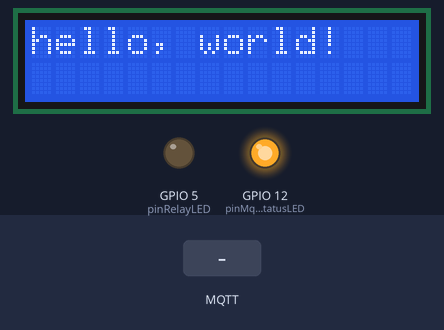
This sketch was run on a simulated ESP32. Parts: 16×2 character LCD, output pins drawn as LEDs (lit = HIGH). The test bench sets the inputs (shaded band). WiFi joins after 1.5 s; servers stay silent unless stated; no MQTT or app messages arrive unless stated; what the sketch prints to the serial monitor is not drawn.

Above: at 5.8 s.
5.9 s: MQTT message "1" arrives on the first subscribed topic
At 6.4 s:
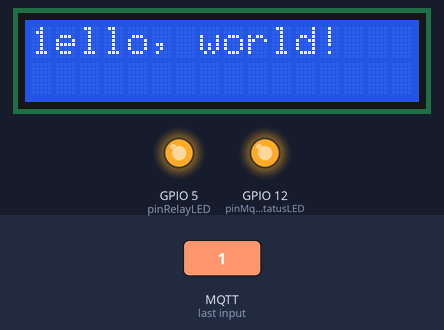
7.4 s: MQTT message "on" arrives on the first subscribed topic
At 8.6 s:
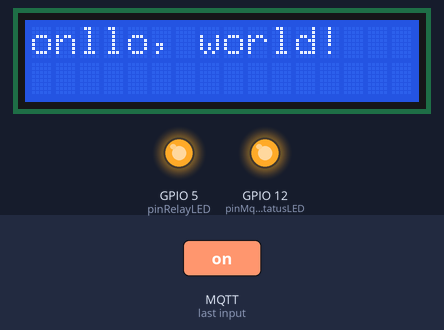
8.9 s: MQTT message "off" arrives on the first subscribed topic
At 9.9 s:
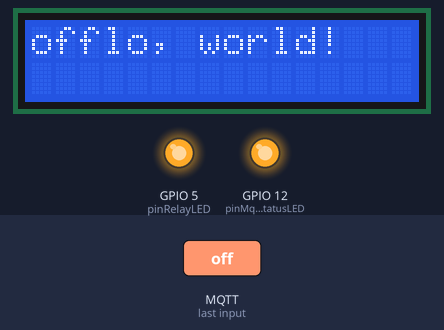
10.4 s: MQTT message "0" arrives on the first subscribed topic
At 11.0 s:
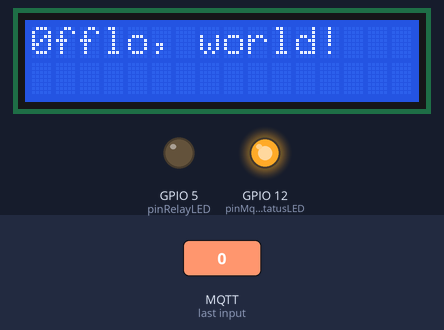
11.9 s: MQTT message "on" arrives on the first subscribed topic
At 12.2 s:
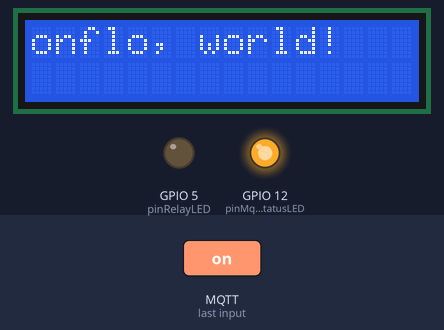
13.4 s: MQTT message "2" arrives on the first subscribed topic
At 14.5 s:
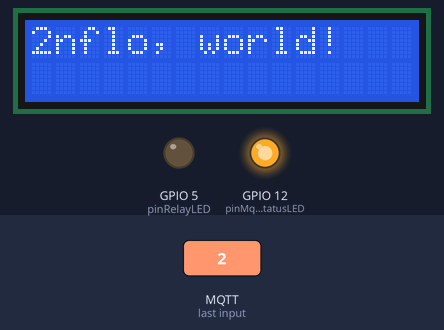
Timing chart, 0 to 15.9 s (numbered marks = the images above; inputs shaded):
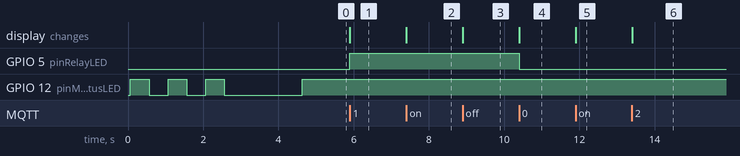

Measured:
- after the input at 5.9 s, GPIO 5 (pinRelayLED): LOW → HIGH at once; the display: changes at once (image 1)
- after the input at 7.4 s, the display: changes at once (image 2)
- after the input at 8.9 s, the display: changes at once (image 3)
- after the input at 10.4 s, GPIO 5 (pinRelayLED): HIGH → LOW at once; the display: changes at once (image 4)
- after the input at 11.9 s, the display: changes at once (image 5)
- after the input at 13.4 s, the display: changes at once (image 6)

The sketch:

M.Div.PubSub_MQTT_ESP32_LCD_LCD_1602A________.ino
```cpp
#include <WiFi.h>
#include <PubSubClient.h>
#include <LiquidCrystal.h>
//------------------------------------------------------------------------------------
// Defining I/O Pins
//------------------------------------------------------------------------------------
#define         pinRelayLED         5
#define         pinMqttStatusLED    12
//------------------------------------------------------------------------------------

// initialize the library by associating any needed LCD interface pin
// with the arduino pin number it is connected to
const int       rs = 23, en = 22, d4 = 21, d5 = 19, d6 = 4, d7 = 2;
LiquidCrystal     lcd(rs, en, d4, d5, d6, d7);
//------------------------------------------------------------------------------------
// Update these with publishCounts suitable for your network.
const char*     ssid = "RY";
const char*     password = "amonruhyih";
//------------------------------------------------------------------------------------
const char*     mqtt_server = "iot.eclipse.org";
const char*     mqtt_id = "BL_ESP32Client";
const char*     mqtt_publish_topic = "brian017";
const char*     mqtt_subscribe_topic = "brian017";
const int       mqtt_qos = 1;                           //0：at most once    1：at least once    2：exactly once）
const bool      mqtt_retain = true;
//------------------------------------------------------------------------------------
WiFiClient       espWiFiClient;
PubSubClient     mqttClient(espWiFiClient);
long            lastMsgMillis = 0;
char            msg[50];
int             publishCount = 0, reConnectCount = 0;

//========================================================================================================================

void setup() {
  // set up the LCD's number of columns and rows:
  lcd.begin(16, 2);
  // Print a message to the LCD.
  lcd.print("hello, world!");

  pinMode(pinRelayLED, OUTPUT);     // Initialize the BUILTIN_LED pin as an output
  digitalWrite(pinRelayLED, LOW);
  pinMode(pinMqttStatusLED, OUTPUT);
  for (int i = 0; i < 3; i++) {
    digitalWrite(pinMqttStatusLED, HIGH);
    delay(500);
    digitalWrite(pinMqttStatusLED, LOW);
    delay(500);
  }

  Serial.begin(115200);
  setup_wifi();

  mqttClient.setServer(mqtt_server, 1883);
  mqttClient.setCallback(callback);

  while (!mqttClient.connected()) { // Loop until we're connected
    mqttConnect();
  }
  digitalWrite(pinMqttStatusLED, HIGH);
}

//========================================================================================================================

void setup_wifi() {
  delay(10);
  // We start by connecting to a WiFi network
  Serial.println();
  Serial.print("Connecting to ");
  Serial.println(ssid);

  WiFi.begin(ssid, password);
  while (WiFi.status() != WL_CONNECTED) {
    delay(500);
    Serial.print(".");
  }

  Serial.println("");
  Serial.println("WiFi connected");
  Serial.println("IP address: ");
  Serial.println(WiFi.localIP());
}

//========================================================================================================================

void callback(char* topic, byte* payload, unsigned int length) {
  Serial.print("Message arrived [");
  Serial.print(topic);
  Serial.print("] ");
  for (int i = 0; i < length; i++) {
    Serial.print((char)payload[i]);

    lcd.setCursor(0, 0);
    lcd.setCursor(i, 0);
    lcd.write((char)payload[i]);
  }
  Serial.print("     reConnectCount = ");
  Serial.println(reConnectCount);

  // Switch on the LED if an 1 was received as first character
  if (payload[0] == '0') {
    digitalWrite(pinRelayLED, LOW);
  } else if (payload[0] == '1') {
    digitalWrite(pinRelayLED, HIGH);  // Turn the LED off by making the voltage HIGH
  }
}

//========================================================================================================================

void mqttConnect() {
  Serial.print("Attempting MQTT connection...");
  // Attempt to connect
  boolean connectOK = mqttClient.connect(mqtt_id, mqtt_publish_topic, mqtt_qos, mqtt_retain, "esp32 connected");
  if (connectOK) {  //deviceID
    Serial.println("mqtt broker connected");
    // Once connected, publish an announcement...
    mqttClient.publish(mqtt_publish_topic, "esp32 connected");
    // ... and resubscribe
    mqttClient.subscribe(mqtt_subscribe_topic, mqtt_qos);
    publishCount = 0; //reset count for test
  } else {
    Serial.print("failed, rc=");
    Serial.print(mqttClient.state());
    Serial.print("  reConnectCount = ");
    Serial.println(reConnectCount);
    //Serial.println(" try again in 5 seconds");
    // Wait 5 seconds before retrying
    delay(5000);
  }
}

//========================================================================================================================

void loop() {

  if (!mqttClient.connected()) {
    mqttConnect();
    reConnectCount++;
    digitalWrite(pinMqttStatusLED, LOW);
  } else {
    mqttClient.loop();
    long now = millis();
    if (now - lastMsgMillis > 2000) {
      lastMsgMillis = now;
      ++publishCount;
      snprintf (msg, 75, "hello world #%ld", publishCount);
      Serial.print("Publish message: ");
      Serial.println(msg);
      mqttClient.publish(mqtt_publish_topic, msg);
    }
  }
  //      // set the cursor to column 0, line 1
  //    lcd.setCursor(0, 1);
  //    lcd.print(mqtt_qos);
}
```
